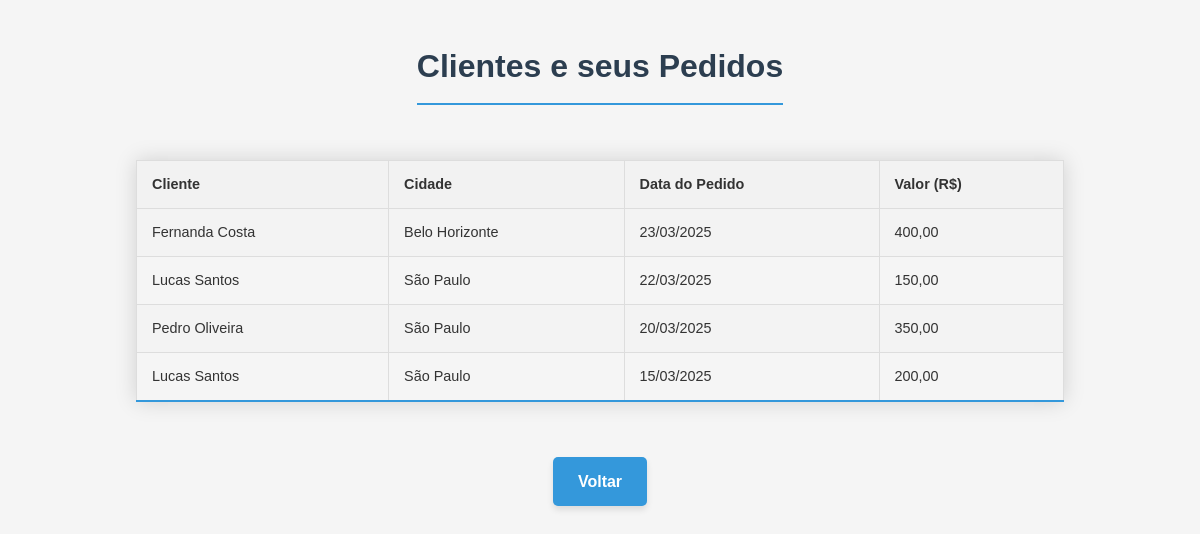
Page /pesquisa/consulta_clientes_pedidos.php on the committed database.
### tables this page shows
CREATE TABLE pedidos (
    id INT PRIMARY KEY AUTO_INCREMENT,
    id_cliente INT,
    data_pedido DATE,
    valor DECIMAL(10,2),
    FOREIGN KEY (id_cliente) REFERENCES clientes(id)
);

CREATE TABLE clientes (
    id INT PRIMARY KEY AUTO_INCREMENT,
    nome VARCHAR(100),
    cidade VARCHAR(50),
    idade INT
);

### pesquisa/consulta_clientes_pedidos.php (the view, shortened to what this page needs)
<?php
include 'conexao.php';
$sql = "SELECT c.nome, c.cidade, p.data_pedido, p.valor
        FROM clientes c
        JOIN pedidos p ON c.id = p.id_cliente
        ORDER BY p.data_pedido DESC";
$result = mysqli_query($conn, $sql);
?>
<!DOCTYPE html>
<html lang="pt-br">
    <link rel="stylesheet" href="styles.css">
<head>
</head>
<body>
    <h1>Clientes e seus Pedidos</h1>
    <?php if (mysqli_num_rows($result) > 0): ?>
        <table>
            <tr>
                <th>Cliente</th>
                <th>Cidade</th>
                <th>Data do Pedido</th>
                <th>Valor (R$)</th>
            </tr>
            <?php while($row = mysqli_fetch_assoc($result)): ?>
                <tr>
                    <td><?php echo $row['nome']; ?></td>
                    <td><?php echo $row['cidade']; ?></td>
                    <td><?php echo date('d/m/Y', strtotime($row['data_pedido'])); ?></td>
                    <td><?php echo number_format($row['valor'], 2, ',', '.'); ?></td>
                </tr>
            <?php endwhile; ?>
        </table>
    <?php else: ?>
        <p>Nenhum pedido encontrado.</p>
    <?php endif; ?>
    <a href="index.php" class="btn-voltar">Voltar</a>
</body>
</html>

### pesquisa/styles.css (style rules this page uses)
body { font-family: 'Segoe UI', Tahoma, Geneva, Verdana, sans-serif; line-height: 1.6; color: #333; background-color: #f5f5f5; margin: 0; padding: 20px; display: grid; place-items: center; }
h1 { color: #2c3e50; text-align: center; margin-bottom: 30px; padding-bottom: 10px; border-bottom: 2px solid #3498db; }
table { width: 100%; border-collapse: collapse; margin: 25px 0; font-size: 0.9em; box-shadow: 0 0 20px rgba(0, 0, 0, 0.15); }
table th, table td { padding: 12px 15px; }
table tbody tr { border-bottom: 1px solid #dddddd; }
table tbody tr:nth-of-type(even) { background-color: #f3f3f3; }
table tbody tr:last-of-type { border-bottom: 2px solid #3498db; }
.btn-voltar { display: inline-block; padding: 10px 20px; background-color: #3498db; color: white; text-decoration: none; border-radius: 5px; transition: background-color 0.3s; margin-top: 20px; }
.btn-voltar { display: inline-block; padding: 12px 25px; background-color: #3498db; color: white; text-decoration: none; border-radius: 5px; transition: all 0.3s ease; margin-top: 30px; font-weight: 600; text-align: center; border: none; cursor: pointer; box-shadow: 0 4px 6px rgba(0, 0, 0, 0.1); font-size: 1em; position: relative; overflow: hidden; }
.btn-voltar::after { content: ""; position: absolute; top: 50%; left: 50%; width: 5px; height: 5px; background: rgba(255, 255, 255, 0.5); opacity: 0; border-radius: 100%; transform: scale(1, 1) translate(-50%); transform-origin: 50% 50%; }
body, h1, h2, h3, h4, h5, h6 { font-family: Arial, Helvetica, sans-serif ; }

### pesquisa/consulta_clientes_pedidos.php (style rules this page uses)
table { border-collapse: collapse; width: 80%; }
th, td { border: 1px solid #ddd; padding: 8px; text-align: left; }
th { background-color: #f2f2f2; }

### rows in the picture
pedidos: id_cliente.nome "Fernanda Costa", id_cliente.cidade "Belo Horizonte", data_pedido "23/03/2025", valor "400,00"
pedidos: id_cliente.nome "Lucas Santos", id_cliente.cidade "São Paulo", data_pedido "22/03/2025", valor "150,00"
pedidos: id_cliente.nome "Pedro Oliveira", id_cliente.cidade "São Paulo", data_pedido "20/03/2025", valor "350,00"
pedidos: id_cliente.nome "Lucas Santos", id_cliente.cidade "São Paulo", data_pedido "15/03/2025", valor "200,00"
